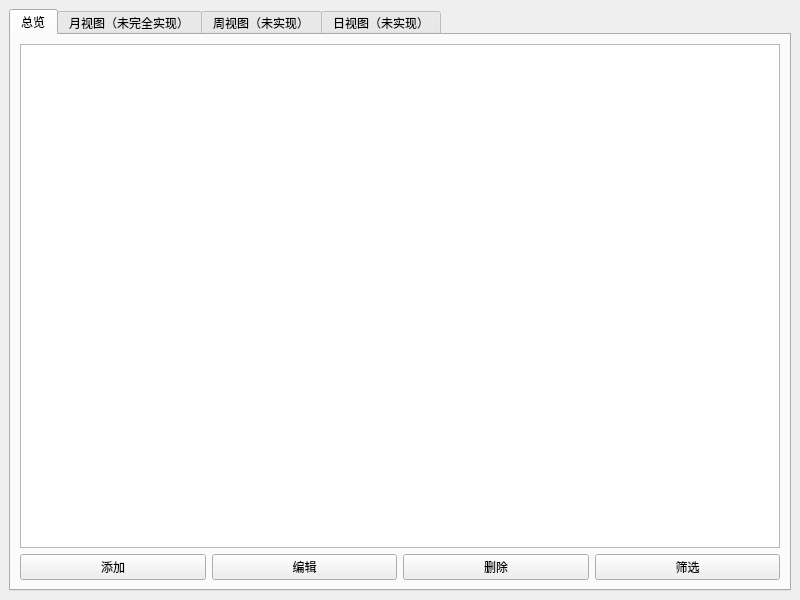
<?xml version="1.0" encoding="UTF-8"?>
<ui version="4.0">
 <class>MainWindow</class>
 <widget class="QMainWindow" name="MainWindow">
  <property name="geometry">
   <rect>
    <x>0</x>
    <y>0</y>
    <width>800</width>
    <height>600</height>
   </rect>
  </property>
  <property name="windowTitle">
   <string>Dayflow</string>
  </property>
  <widget class="QWidget" name="centralWidget">
   <layout class="QVBoxLayout">
    <item>
     <widget class="QTabWidget" name="tabWidget">
      <property name="currentIndex">
       <number>0</number>
      </property>
      <widget class="QWidget" name="tab_3">
       <attribute name="title">
        <string>总览</string>
       </attribute>
       <layout class="QVBoxLayout" name="verticalLayout">
        <item>
         <widget class="QTableView" name="tableView"/>
        </item>
        <item>
         <layout class="QHBoxLayout">
          <item>
           <widget class="QPushButton" name="addButton">
            <property name="text">
             <string>添加</string>
            </property>
           </widget>
          </item>
          <item>
           <widget class="QPushButton" name="editButton">
            <property name="text">
             <string>编辑</string>
            </property>
           </widget>
          </item>
          <item>
           <widget class="QPushButton" name="deleteButton">
            <property name="text">
             <string>删除</string>
            </property>
           </widget>
          </item>
          <item>
           <widget class="QPushButton" name="filterButton">
            <property name="text">
             <string>筛选</string>
            </property>
           </widget>
          </item>
         </layout>
        </item>
       </layout>
      </widget>
      <widget class="QWidget" name="monthTab">
       <attribute name="title">
        <string>月视图（未完全实现）</string>
       </attribute>
       <widget class="QWidget" name="verticalLayoutWidget">
        <property name="geometry">
         <rect>
          <x>0</x>
          <y>0</y>
          <width>501</width>
          <height>411</height>
         </rect>
        </property>
        <layout class="QVBoxLayout" name="verticalLayout_2">
         <item>
          <widget class="QWidget" name="monthView" native="true">
           <property name="styleSheet">
            <string notr="true"/>
           </property>
          </widget>
         </item>
        </layout>
       </widget>
      </widget>
      <widget class="QWidget" name="tab_5">
       <attribute name="title">
        <string>周视图（未实现）</string>
       </attribute>
      </widget>
      <widget class="QWidget" name="tab_6">
       <attribute name="title">
        <string>日视图（未实现）</string>
       </attribute>
      </widget>
     </widget>
    </item>
   </layout>
  </widget>
 </widget>
 <resources/>
 <connections/>
</ui>
